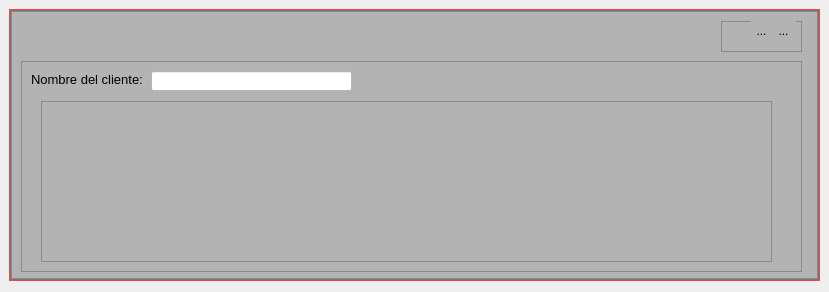
<?xml version="1.0" encoding="UTF-8"?>
<ui version="4.0">
 <class>consulta_cliente</class>
 <widget class="QWidget" name="consulta_cliente">
  <property name="geometry">
   <rect>
    <x>0</x>
    <y>0</y>
    <width>829</width>
    <height>292</height>
   </rect>
  </property>
  <property name="windowTitle">
   <string>Form</string>
  </property>
  <property name="styleSheet">
   <string notr="true"/>
  </property>
  <layout class="QVBoxLayout" name="verticalLayout">
   <property name="leftMargin">
    <number>9</number>
   </property>
   <property name="topMargin">
    <number>9</number>
   </property>
   <property name="rightMargin">
    <number>9</number>
   </property>
   <item>
    <widget class="QFrame" name="central_frame">
     <property name="styleSheet">
      <string notr="true">QWidget#central_frame{border: 1px solid rgb(249,66,58);}</string>
     </property>
     <property name="frameShape">
      <enum>QFrame::StyledPanel</enum>
     </property>
     <property name="frameShadow">
      <enum>QFrame::Raised</enum>
     </property>
     <layout class="QVBoxLayout" name="verticalLayout_2">
      <property name="spacing">
       <number>0</number>
      </property>
      <property name="leftMargin">
       <number>0</number>
      </property>
      <property name="topMargin">
       <number>0</number>
      </property>
      <property name="rightMargin">
       <number>0</number>
      </property>
      <property name="bottomMargin">
       <number>0</number>
      </property>
      <item>
       <widget class="QFrame" name="background_frame">
        <property name="styleSheet">
         <string notr="true">background-color: rgb(151, 153, 155);

</string>
        </property>
        <property name="frameShape">
         <enum>QFrame::StyledPanel</enum>
        </property>
        <property name="frameShadow">
         <enum>QFrame::Raised</enum>
        </property>
        <layout class="QVBoxLayout" name="verticalLayout_3">
         <property name="spacing">
          <number>0</number>
         </property>
         <property name="leftMargin">
          <number>0</number>
         </property>
         <property name="topMargin">
          <number>0</number>
         </property>
         <property name="rightMargin">
          <number>0</number>
         </property>
         <property name="bottomMargin">
          <number>0</number>
         </property>
         <item>
          <widget class="QFrame" name="contenido_frame">
           <property name="styleSheet">
            <string notr="true">background-color: rgb(179, 179, 179)</string>
           </property>
           <property name="frameShape">
            <enum>QFrame::StyledPanel</enum>
           </property>
           <property name="frameShadow">
            <enum>QFrame::Raised</enum>
           </property>
           <widget class="QFrame" name="botones_frame">
            <property name="geometry">
             <rect>
              <x>710</x>
              <y>10</y>
              <width>81</width>
              <height>31</height>
             </rect>
            </property>
            <property name="frameShape">
             <enum>QFrame::StyledPanel</enum>
            </property>
            <property name="frameShadow">
             <enum>QFrame::Raised</enum>
            </property>
            <widget class="QToolButton" name="minimizar">
             <property name="geometry">
              <rect>
               <x>30</x>
               <y>0</y>
               <width>21</width>
               <height>20</height>
              </rect>
             </property>
             <property name="styleSheet">
              <string notr="true">border-style: solid;
border-with 0px;</string>
             </property>
             <property name="text">
              <string>...</string>
             </property>
             <property name="icon">
              <iconset>
               <normaloff>../iconos/icons/minimize-window.png</normaloff>../iconos/icons/minimize-window.png</iconset>
             </property>
             <property name="iconSize">
              <size>
               <width>25</width>
               <height>25</height>
              </size>
             </property>
            </widget>
            <widget class="QToolButton" name="maximizar">
             <property name="geometry">
              <rect>
               <x>50</x>
               <y>0</y>
               <width>25</width>
               <height>19</height>
              </rect>
             </property>
             <property name="styleSheet">
              <string notr="true">border-style: solid;
border-with 0px;</string>
             </property>
             <property name="text">
              <string>...</string>
             </property>
             <property name="icon">
              <iconset>
               <normaloff>../iconos/icons/close-window.png</normaloff>../iconos/icons/close-window.png</iconset>
             </property>
             <property name="iconSize">
              <size>
               <width>25</width>
               <height>25</height>
              </size>
             </property>
            </widget>
           </widget>
           <widget class="QFrame" name="tabla_frame">
            <property name="geometry">
             <rect>
              <x>10</x>
              <y>50</y>
              <width>781</width>
              <height>211</height>
             </rect>
            </property>
            <property name="frameShape">
             <enum>QFrame::StyledPanel</enum>
            </property>
            <property name="frameShadow">
             <enum>QFrame::Raised</enum>
            </property>
            <widget class="QLabel" name="titulo_cliente">
             <property name="geometry">
              <rect>
               <x>10</x>
               <y>10</y>
               <width>121</width>
               <height>16</height>
              </rect>
             </property>
             <property name="font">
              <font>
               <pointsize>10</pointsize>
              </font>
             </property>
             <property name="text">
              <string>Nombre del cliente:</string>
             </property>
            </widget>
            <widget class="QLineEdit" name="ingre_nombre">
             <property name="geometry">
              <rect>
               <x>130</x>
               <y>10</y>
               <width>201</width>
               <height>20</height>
              </rect>
             </property>
             <property name="styleSheet">
              <string notr="true">background-color:white
</string>
             </property>
            </widget>
            <widget class="QTableWidget" name="tabla_clientes">
             <property name="geometry">
              <rect>
               <x>20</x>
               <y>40</y>
               <width>731</width>
               <height>161</height>
              </rect>
             </property>
             <property name="rowCount">
              <number>4</number>
             </property>
             <attribute name="horizontalHeaderVisible">
              <bool>true</bool>
             </attribute>
             <attribute name="horizontalHeaderHighlightSections">
              <bool>true</bool>
             </attribute>
             <attribute name="horizontalHeaderStretchLastSection">
              <bool>true</bool>
             </attribute>
             <attribute name="verticalHeaderVisible">
              <bool>false</bool>
             </attribute>
             <row>
              <property name="text">
               <string/>
              </property>
             </row>
             <row>
              <property name="text">
               <string/>
              </property>
             </row>
             <row/>
             <row/>
            </widget>
           </widget>
          </widget>
         </item>
        </layout>
       </widget>
      </item>
     </layout>
    </widget>
   </item>
  </layout>
 </widget>
 <resources/>
 <connections/>
</ui>
